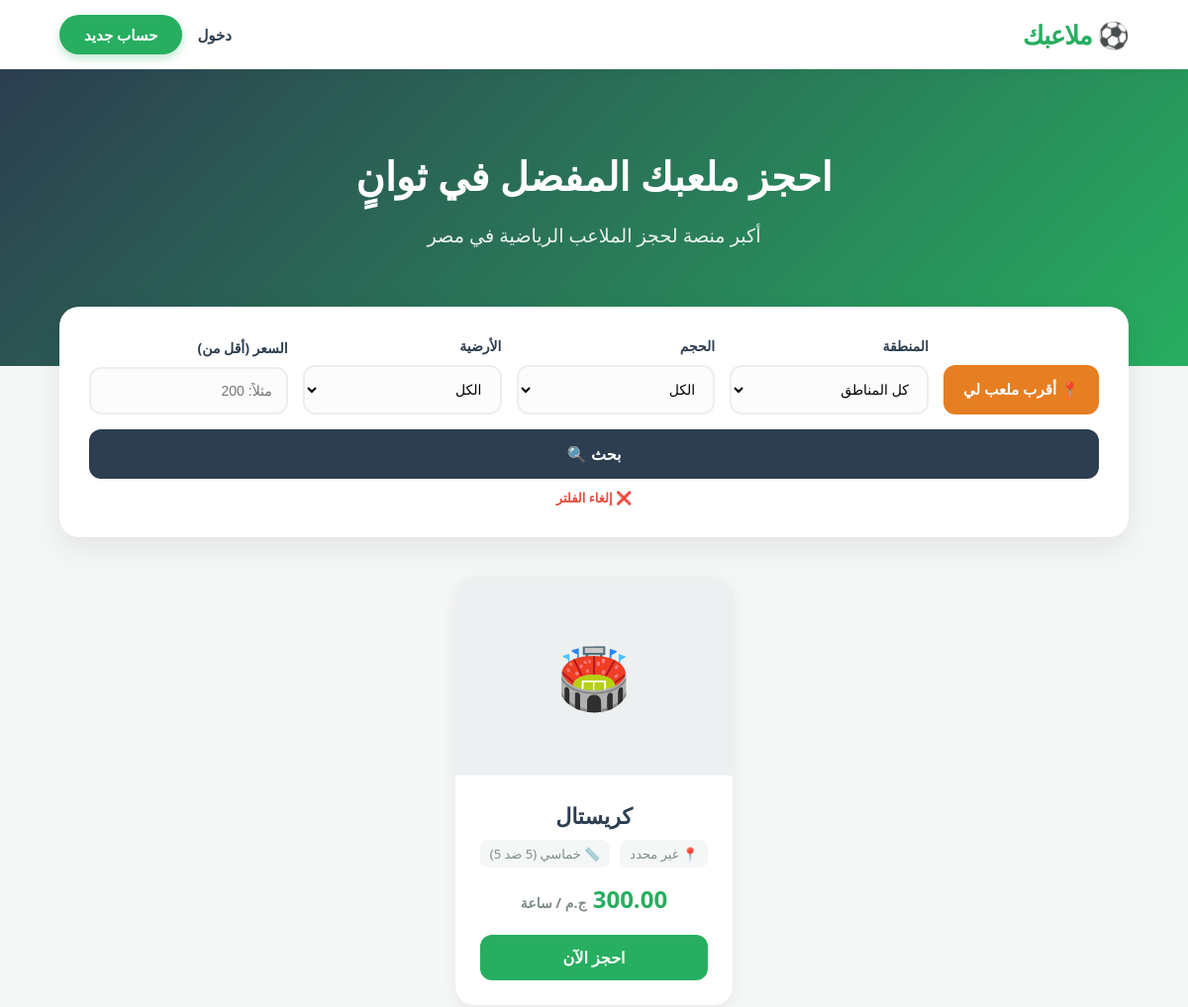
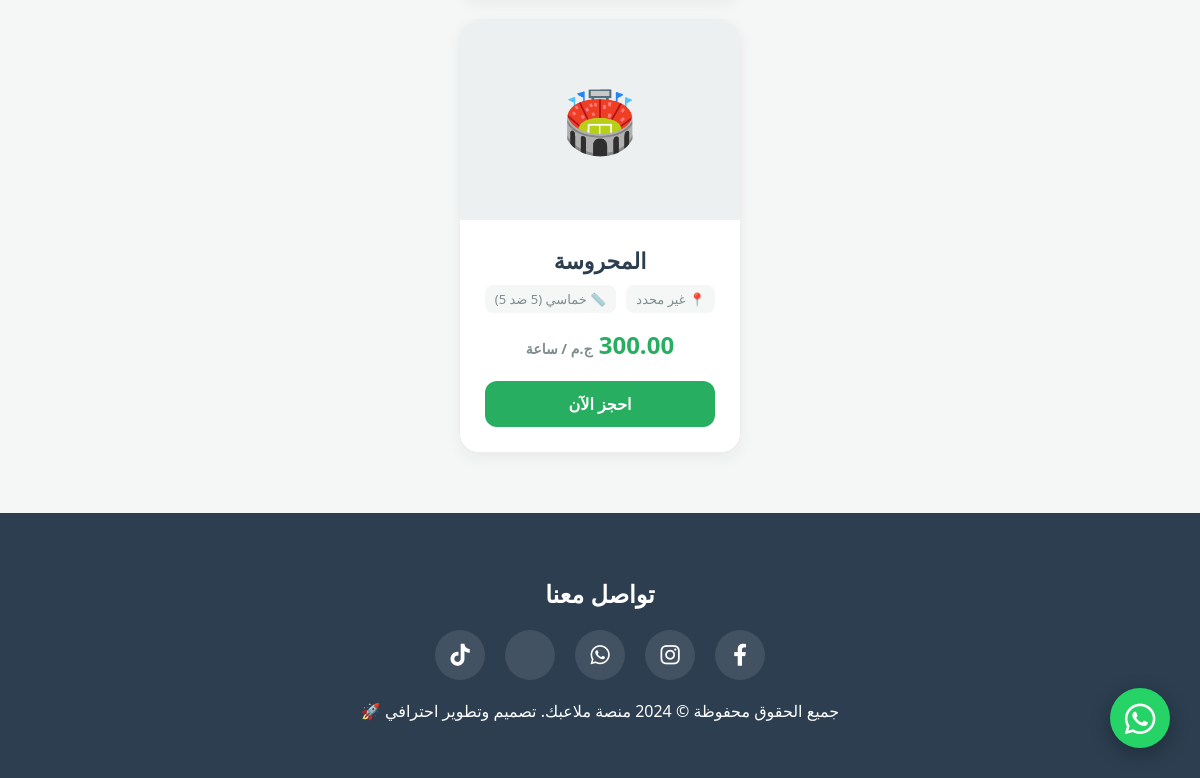
The app's page /, older data (2 pictures, top to bottom).
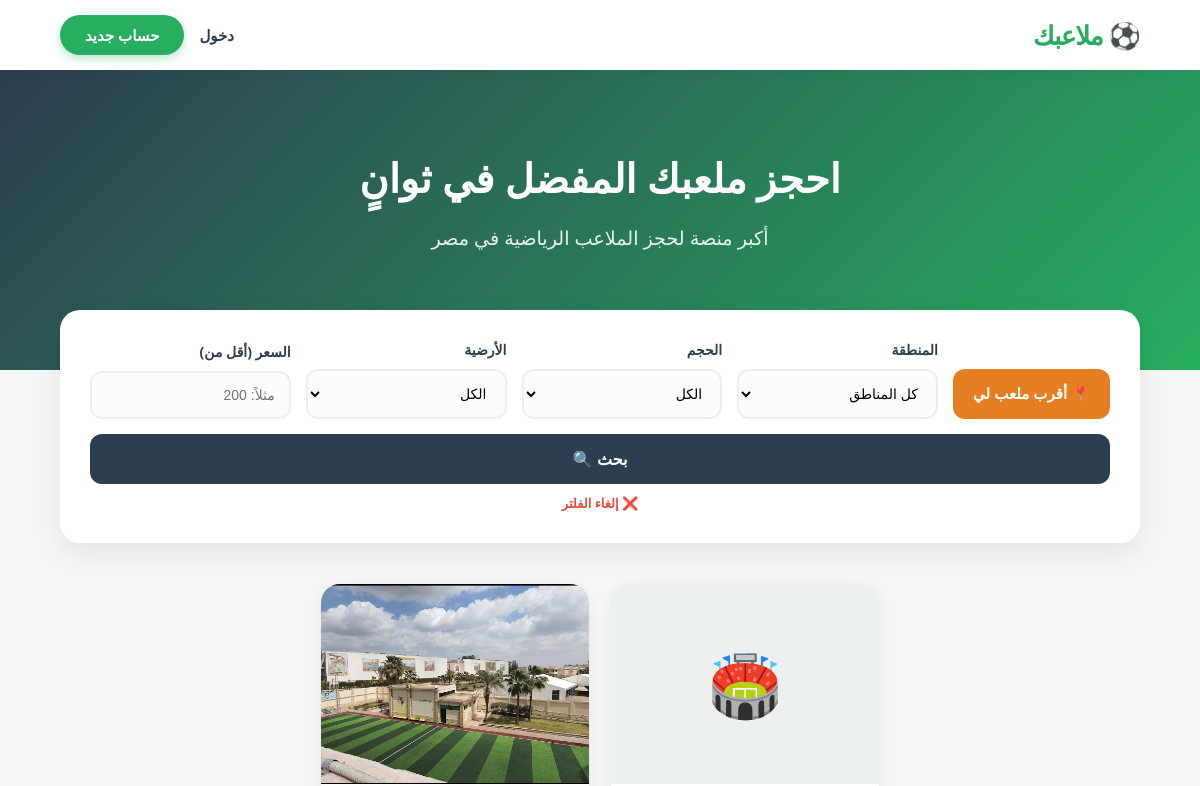
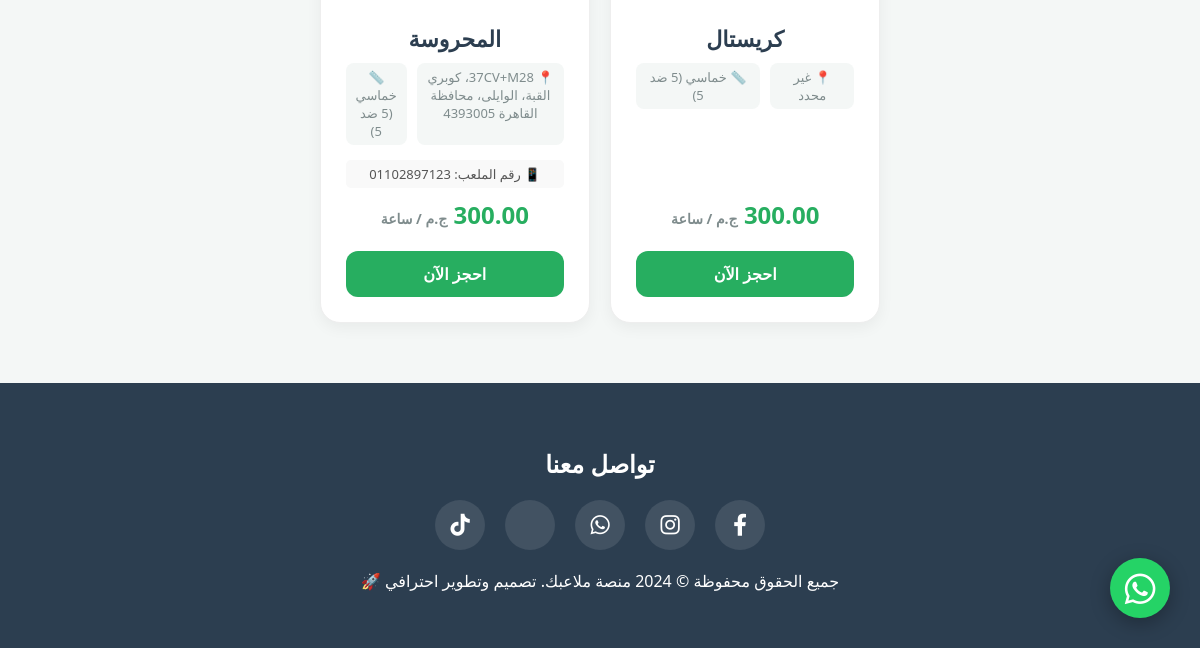
The same page, newer data (2 pictures, top to bottom).
### bookings/models.py (models this page shows, shortened)
class Pitch(models.Model):
    SIZE_CHOICES = [
        ('5x5', 'خماسي (5 ضد 5)'),
        ('7x7', 'سباعي (7 ضد 7)'),
        ('11x11', 'قانوني (11 ضد 11)'),
    ]
    FLOOR_CHOICES = [
        ('Artificial', 'نجيل صناعي'),
        ('Natural', 'نجيل طبيعي'),
        ('Tartan', 'ترتان / مطاط'),
    ]
    name = models.CharField(max_length=100, verbose_name="اسم الملعب")
    price_per_hour = models.DecimalField(max_digits=10, decimal_places=2, verbose_name="سعر الساعة الأساسي")
    image = models.ImageField(upload_to='pitch_images/', blank=True, null=True, verbose_name="صورة الملعب")
    location = models.CharField(max_length=200, blank=True, verbose_name="العنوان نصياً")
    google_map_link = models.URLField(blank=True, null=True, verbose_name="رابط جوجل ماب")
    description = models.TextField(blank=True, verbose_name="وصف ومميزات الملعب")
    phone_number = models.CharField(max_length=15, blank=True, verbose_name="رقم الملعب")
    owner_name = models.CharField(max_length=100, blank=True, verbose_name="اسم صاحب الملعب")
    latitude = models.FloatField(blank=True, null=True, verbose_name="خط العرض (Latitude)")
    longitude = models.FloatField(blank=True, null=True, verbose_name="خط الطول (Longitude)")
    size = models.CharField(max_length=10, choices=SIZE_CHOICES, default='5x5', verbose_name="حجم الملعب")
    floor_type = models.CharField(max_length=20, choices=FLOOR_CHOICES, default='Artificial', verbose_name="نوع الأرضية")
    has_showers = models.BooleanField(default=False, verbose_name="يوجد حمامات/دش")
    has_parking = models.BooleanField(default=False, verbose_name="يوجد جراج")
    has_ball = models.BooleanField(default=True, verbose_name="توفر كرة")
    has_bibs = models.BooleanField(default=False, verbose_name="توفر ماركرات (صديري)")
    class Meta:
        verbose_name = "ملعب"
        verbose_name_plural = "الملاعب"

### bookings/views.py (the view)
# urls.py: path('', views.home, name='home'),
def home(request):
    time_threshold = timezone.now() - timedelta(minutes=30)
    Booking.objects.filter(status='Pending', created_at__lt=time_threshold).update(status='Cancelled')
    pitches_list = Pitch.objects.all()
    user_lat = request.GET.get('lat')
    user_lng = request.GET.get('lng')
    if user_lat and user_lng:
        try:
            user_lat = float(user_lat)
            user_lng = float(user_lng)
            pitches_with_distance = []
            for pitch in pitches_list:
                if pitch.latitude and pitch.longitude:
                    dist = haversine(user_lng, user_lat, pitch.longitude, pitch.latitude)
                    pitch.distance = round(dist, 1)
                else:
                    pitch.distance = 99999 # الملاعب اللي ملهاش موقع تظهر في الآخر
                pitches_with_distance.append(pitch)
            pitches_list = sorted(pitches_with_distance, key=lambda x: x.distance)
        except ValueError:
            pass
    else:
        pitches_list = pitches_list.order_by('-id')
    location_query = request.GET.get('location')
    size_query = request.GET.get('size')
    floor_query = request.GET.get('floor_type')
    max_price = request.GET.get('price')
    if isinstance(pitches_list, list):
        if location_query and location_query != 'all':
            pitches_list = [p for p in pitches_list if p.location == location_query]
        if size_query and size_query != 'all':
            pitches_list = [p for p in pitches_list if p.size == size_query]
        if floor_query and floor_query != 'all':
            pitches_list = [p for p in pitches_list if p.floor_type == floor_query]
        if max_price:
            pitches_list = [p for p in pitches_list if p.price_per_hour <= float(max_price)]
    else:
        if location_query and location_query != 'all': pitches_list = pitches_list.filter(location=location_query)
        if size_query and size_query != 'all': pitches_list = pitches_list.filter(size=size_query)
        if floor_query and floor_query != 'all': pitches_list = pitches_list.filter(floor_type=floor_query)
        if max_price: pitches_list = pitches_list.filter(price_per_hour__lte=max_price)
    locations = Pitch.objects.values_list('location', flat=True).distinct()
    paginator = Paginator(pitches_list, 6) # 6 ملاعب في الصفحة
    page_number = request.GET.get('page')
    pitches = paginator.get_page(page_number)
    return render(request, 'home.html', {
        'pitches': pitches,
        'locations': locations,
        'selected_location': location_query,
        'selected_size': size_query,
        'selected_floor': floor_query,
        'selected_price': max_price,
        'is_nearest_search': bool(user_lat),
    })

### bookings/templates/home.html (shortened to what this page needs)
<!DOCTYPE html>
<html dir="rtl" lang="ar">
<head>
    <link rel="stylesheet" href="https://cdnjs.cloudflare.com/ajax/libs/font-awesome/6.4.0/css/all.min.css">
</head>
<body>
    <a href="https://wa.me/2010xxxxxxxx" target="_blank" class="floating-whatsapp" title="تواصل معنا عبر واتساب">
        <i class="fab fa-whatsapp"></i>
    </a>
    <nav>
        <a href="/" class="logo">⚽ ملاعبك</a>
        <div class="nav-links">
            {% if user.is_authenticated %}
                <a href="{% url 'user_profile' %}" class="btn-signup" style="background: white; color: var(--dark) !important; border: 2px solid var(--dark); padding: 8px 15px;">
                    👤 حسابي
                </a>
                <form action="{% url 'logout' %}" method="post" style="display: inline;">
                    {% csrf_token %}
                    <button type="submit" style="background: none; border: none; color: #e74c3c; cursor: pointer; font-weight: bold; font-size: 15px;">
                        خروج
                    </button>
                </form>
            {% else %}
                <a href="{% url 'login' %}">دخول</a>
                <a href="{% url 'signup' %}" class="btn-signup">حساب جديد</a>
            {% endif %}
        </div>
    </nav>
    <header>
        <h1>احجز ملعبك المفضل في ثوانٍ</h1>
        <p>أكبر منصة لحجز الملاعب الرياضية في مصر</p>
    </header>
    <div class="search-container">
        <form method="GET" class="filter-form">
            <button type="button" onclick="getLocation()" class="btn-location">
                📍 أقرب ملعب لي
            </button>
            <div class="filter-group">
                <label>المنطقة</label>
                <select name="location">
                    <option value="all">كل المناطق</option>
                </select>
            </div>
            <div class="filter-group">
                <label>الحجم</label>
                <select name="size">
                    <option value="all">الكل</option>
                </select>
            </div>
            <div class="filter-group">
                <label>الأرضية</label>
                <select name="floor_type">
                    <option value="all">الكل</option>
                </select>
            </div>
            <div class="filter-group">
                <label>السعر (أقل من)</label>
                <input type="number" name="price" placeholder="مثلاً: 200" value="{{ selected_price|default:'' }}">
            </div>
            <div style="text-align: center; flex-grow: 1;">
                <button type="submit" class="btn-search" style="width: 100%;">بحث 🔍</button>
                {% if selected_location or selected_size != 'all' or selected_price or is_nearest_search %}
                    <a href="{% url 'home' %}" class="reset-link">❌ إلغاء الفلتر</a>
                {% endif %}
            </div>
        </form>
    </div>
    <div class="container">
        {% if pitches %}
            <div class="grid">
                {% for pitch in pitches %}
                <div class="pitch-card">
                    <div class="pitch-image">
                        {% if pitch.image %}
                            <img src="{{ pitch.image.url }}" alt="{{ pitch.name }}">
                        {% else %}
                            🏟️
                        {% endif %}
                    </div>
                    <div class="pitch-info">
                        <div>
                            <h3>{{ pitch.name }}</h3>
                            <div class="pitch-meta">
                                <span class="meta-badge">📍 {{ pitch.location|default:"غير محدد" }}</span>
                                <span class="meta-badge">📏 {{ pitch.get_size_display }}</span>
                            </div>
                            {% if pitch.phone_number %}
                            <div style="font-size: 13px; color: #555; margin-bottom: 10px; background: #f9f9f9; padding: 5px; border-radius: 5px;">
                                📱 رقم الملعب: {{ pitch.phone_number }}
                            </div>
                            {% endif %}
                        </div>
                        <div>
                            <span class="price">{{ pitch.price_per_hour }} <small style="font-size: 14px; color: #7f8c8d;">ج.م / ساعة</small></span>
                            <a href="{% url 'pitch_detail' pitch.id %}" class="btn-book">احجز الآن</a>
                        </div>
                    </div>
                </div>
                {% endfor %}
            </div>
        {% endif %}
    </div>
    <footer>
        <h3>تواصل معنا</h3>
        <div class="social-icons">
            <a href="#" class="social-icon fb"><i class="fab fa-facebook-f"></i></a>
            <a href="#" class="social-icon ig"><i class="fab fa-instagram"></i></a>
            <a href="#" class="social-icon wa"><i class="fab fa-whatsapp"></i></a>
            <a href="#" class="social-icon tw"></a>
            <a href="#" class="social-icon tk"><i class="fab fa-tiktok"></i></a>
        </div>
        <p>جميع الحقوق محفوظة &copy; 2024 منصة ملاعبك. تصميم وتطوير احترافي 🚀</p>
    </footer>
</body>
</html>

Row changes from the older to the newer data that the page shows:
changed Pitch "المحروسة": image: picture added; location "غير محدد" → "37CV+M28، كوبري القبة، الوايلى، محافظة القاهرة 4393005"; phone_number (not shown) → "01102897123"; no longer shows "🏟️"
